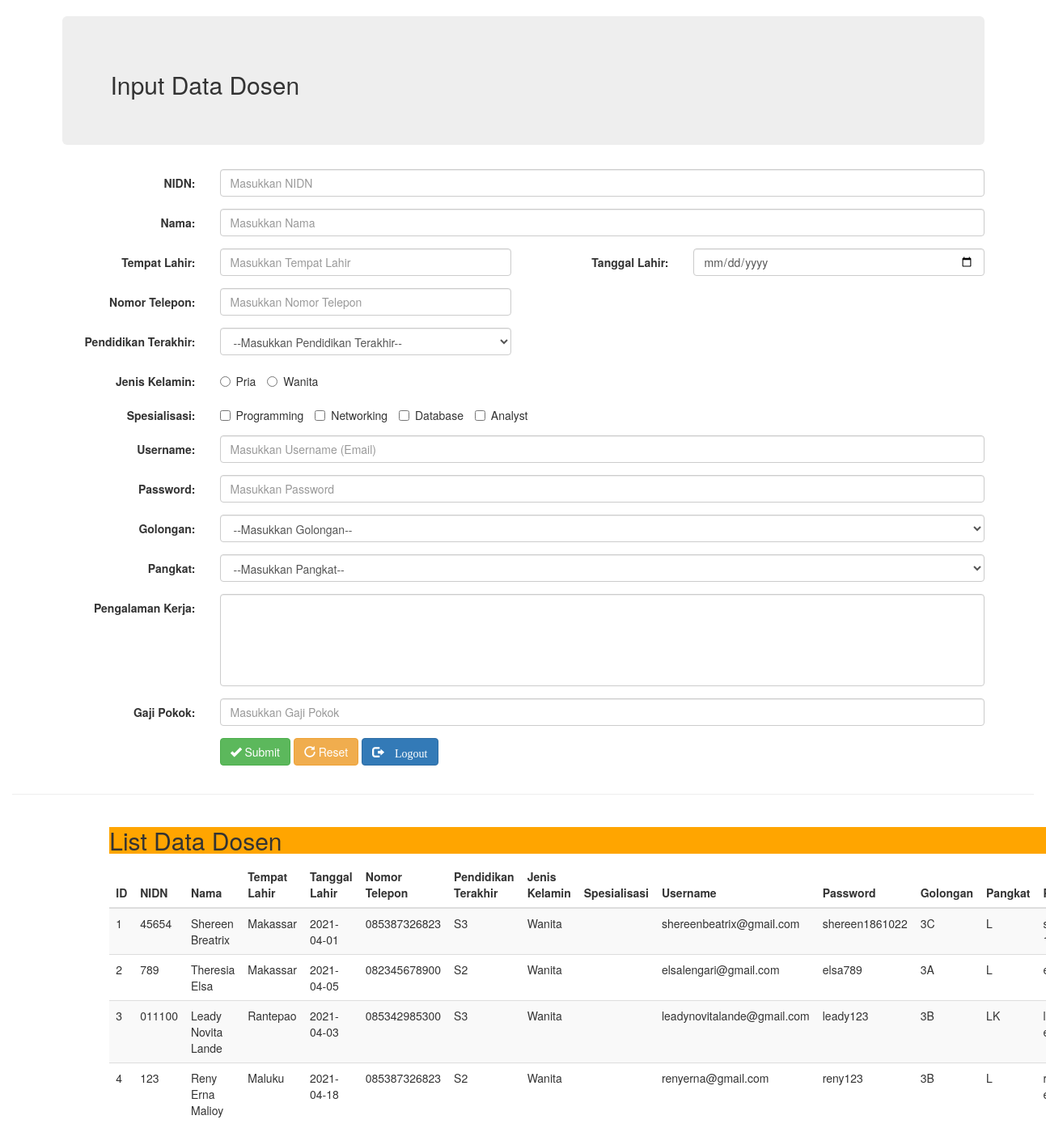
The app's page /input.php (signed in) with its own data.
### tables this page shows
CREATE TABLE `tabel_dosen` (
  `id` int(11) NOT NULL,
  `nidn` varchar(20) NOT NULL,
  `nama` varchar(100) NOT NULL,
  `tempat` varchar(255) NOT NULL,
  `tanggal` date NOT NULL,
  `telepon` varchar(20) NOT NULL,
  `pendidikan` varchar(10) NOT NULL,
  `jenis_kelamin` enum('Pria','Wanita') NOT NULL,
  `spesialis` varchar(100) NOT NULL,
  `email` varchar(100) NOT NULL,
  `password` varchar(100) NOT NULL,
  `golongan` varchar(10) NOT NULL,
  `pangkat` varchar(10) NOT NULL,
  `pengalaman` text NOT NULL,
  `gaji` varchar(255) NOT NULL,
  `total` varchar(255) NOT NULL
);

### input.php (the view, shortened to what this page needs)
<?php
include "koneksi.php";
?>
<!DOCTYPE html>
<html lang="en">
<head>
	<link rel="stylesheet" href="css/bootstrap.min.css">
	<link rel="stylesheet" href="https://maxcdn.bootstrapcdn.com/bootstrap/3.4.1/css/bootstrap.min.css">
</head>
<body>
	<div class="container-fluid"><BR>
		<div class="container">
			<div class="jumbotron text-left">
			<h2>Input Data Dosen</h2>
			</div>
			<form class="form-horizontal" method="post" action="input.php">
				<div class="form-group row">
					<label class="control-label col-sm-2" for="nidn">NIDN:</label>
					<div class="col-sm-10">
						<input type="text" class="form-control" id="nidn" placeholder="Masukkan NIDN" name="nidn">
					</div>
				</div>
				<div class="form-group row">
					<label class="control-label col-sm-2" for="nama">Nama:</label>
					<div class="col-sm-10">
						<input type="text" class="form-control" id="nama" placeholder="Masukkan Nama" name="nama">
					</div>
				</div>
				<div class="form-group row">
					<label class="control-label col-sm-2" for="tempat">Tempat Lahir:</label>
					<div class="col-sm-4">
						<input type="text" class="form-control" id="tempat" placeholder="Masukkan Tempat Lahir" name="tempat">
					</div>
					<label class="control-label col-sm-2" for="tanggal">Tanggal Lahir:</label>
					<div class="col-sm-4">
						<input type="date" class="form-control" id="tanggal" placeholder="Masukkan Tanggal Lahir" name="tanggal">
					</div>
				</div>
				<div class="form-group row">
					<label class="control-label col-sm-2" for="telepon">Nomor Telepon:</label>
					<div class="col-sm-4">
						<input type="telepon" class="form-control" id="telepon" placeholder="Masukkan Nomor Telepon" name="telepon">
					</div>
				</div>
				<div class="form-group row">
					<label class="control-label col-sm-2" for="pendidikan">Pendidikan Terakhir:</label>
					<div class="col-sm-4">
						<select class="form-control" id="pendidikan" name="pendidikan">
							<option value='-'>--Masukkan Pendidikan Terakhir--</option>
						</select>
					</div>
				</div>
				<div class="form-group row">
					<label class="control-label col-sm-2" for="jk">Jenis Kelamin:</label>
					<div class="col-sm-10">
						<label class="radio-inline" ><input type="radio" id="jk" name="jk" value="Pria"> Pria</label>
						<label class="radio-inline"><input type="radio" id="jk" name="jk" value="Wanita"> Wanita</label>
					</div>
				</div>
				<div class="form-group row">
					<label class="control-label col-sm-2" for="ahli">Spesialisasi:</label>
					<div class="col-sm-10">
						<label class="checkbox-inline"><input type='checkbox' name='ahli1' value='Programming' id="ahli"> Programming</label>
						<label class="checkbox-inline"><input type='checkbox' name='ahli2' value='Networking' id="ahli"> Networking</label>
						<label class="checkbox-inline"><input type='checkbox' name='ahli3' value='Database' id="ahli"> Database</label>
						<label class="checkbox-inline"><input type='checkbox' name='ahli4' value='Analyst' id="ahli"> Analyst</label>
					</div>
				</div>
				<div class="form-group row">
					<label class="control-label col-sm-2" for="email">Username:</label>
					<div class="col-sm-10">
						<input type="email" class="form-control" id="email" placeholder="Masukkan Username (Email)" name="email">
					</div>
				</div>
				<div class="form-group row">
					<label class="control-label col-sm-2" for="password">Password:</label>
					<div class="col-sm-10">
						<input type="password" class="form-control" id="password" placeholder="Masukkan Password" name="password">
					</div>
				</div>
				<div class="form-group row">
					<label class="control-label col-sm-2" for="golongan">Golongan:</label>
					<div class="col-sm-10">
						<select class="form-control" id="golongan" name="golongan">
							<option value='-'>--Masukkan Golongan--</option>
						</select>
					</div>
				</div>
				<div class="form-group row">
					<label class="control-label col-sm-2" for="pangkat">Pangkat:</label>
					<div class="col-sm-10">
						<select class="form-control" id="pangkat" name="pangkat">
							<option value='-'>--Masukkan Pangkat--</option>
						</select>
					</div>
				</div>
				<div class="form-group row">
					<label class="control-label col-sm-2" for="pengalaman">Pengalaman Kerja:</label>
					<div class="col-sm-10">
						<textarea class="form-control" rows="5" style="resize: none" id="pengalaman" name="pengalaman"></textarea>
					</div>
				</div>
				<div class="form-group row">
					<label class="control-label col-sm-2" for="gaji">Gaji Pokok:</label>
					<div class="col-sm-10">
						<input type="text" class="form-control" id="gaji" placeholder="Masukkan Gaji Pokok" name="gaji">
					</div>
				</div>
				<div class="form-group">
					<div class="col-sm-offset-2 col-sm-10">
						<button type="submit" class="btn btn-success" name="submit"><span class="glyphicon glyphicon-ok"></span> Submit</button>
						<button type="reset" class="btn btn-warning"><span class="glyphicon glyphicon-repeat"></span> Reset</button>
						<a href="logout.php" class="btn btn-primary"><span class="glyphicon glyphicon-log-out"> Logout</a>
					</div>
				</div>
			</form>
		</div>
		<div class="col-sm-12 col-sm-offset-1">
		</div>
		<HR>
		<div class="table-responsive col-sm-12 col-sm-offset-1">
			<h2 style="background-color:orange">List Data Dosen</h2>
			<table class="table table-striped ">
				<thead>
					<tr>
						<th>ID</th>
						<th>NIDN</th>
						<th>Nama</th>
						<th>Tempat Lahir</th>
						<th>Tanggal Lahir</th>
						<th>Nomor Telepon</th>
						<th>Pendidikan Terakhir</th>
						<th>Jenis Kelamin</th>
						<th>Spesialisasi</th>
						<th>Username</th>
						<th>Password</th>
						<th>Golongan</th>
						<th>Pangkat</th>
						<th>Pengalaman</th>
					</tr>
				</thead>
				<tbody>
					<?php
					$querydosen = mysqli_query($connect, "SELECT * FROM tabel_dosen ORDER BY id");
					$jumdosen = mysqli_num_rows($querydosen);
					if ($jumdosen == 0)
					{
					?>
					<tr>
						<td colspan="16" class="danger">Data Dosen Masih Kosong</td>
					</tr>
					<?php
					}
					else
					{
					while ($dosen = mysqli_fetch_array($querydosen))
					{
					?>
					<tr>
						<td><?=$dosen['id']?></td>
						<td><?=$dosen['nidn']?></td>
						<td><?=$dosen['nama']?></td>
						<td><?=$dosen['tempat']?></td>
						<td><?=$dosen['tanggal']?></td>
						<td><?=$dosen['telepon']?></td>
						<td><?=$dosen['pendidikan']?></td>
						<td><?=$dosen['jenis_kelamin']?></td>
						<td><?=$dosen['spesialisasi']?></td>
						<td><?=$dosen['email']?></td>
						<td><?=$dosen['password']?></td>
						<td><?=$dosen['golongan']?></td>
						<td><?=$dosen['pangkat']?></td>
						<td><?=$dosen['pengalaman']?></td>
					</tr>
					<?php
					}
					}
					?>
				</tbody>
			</table>
		</div>
</body>
</html>

### records on screen
tabel_dosen: id "1", nidn "45654", nama "Shereen Breatrix", tempat "Makassar", tanggal "2021-04-01", telepon "085387326823", pendidikan "S3", jenis_kelamin "Wanita", email "shereenbeatrix@gmail.com", password "shereen1861022", golongan "3C", pangkat "L"
tabel_dosen: id "2", nidn "789", nama "Theresia Elsa", tempat "Makassar", tanggal "2021-04-05", telepon "082345678900", pendidikan "S2", jenis_kelamin "Wanita", email "elsalengari@gmail.com", password "elsa789", golongan "3A", pangkat "L"
tabel_dosen: id "3", nidn "011100", nama "Leady Novita Lande", tempat "Rantepao", tanggal "2021-04-03", telepon "085342985300", pendidikan "S3", jenis_kelamin "Wanita", email "leadynovitalande@gmail.com", password "leady123", golongan "3B", pangkat "LK"
tabel_dosen: id "4", nidn "123", nama "Reny Erna Malioy", tempat "Maluku", tanggal "2021-04-18", telepon "085387326823", pendidikan "S2", jenis_kelamin "Wanita", email "renyerna@gmail.com", password "reny123", golongan "3B", pangkat "L"
